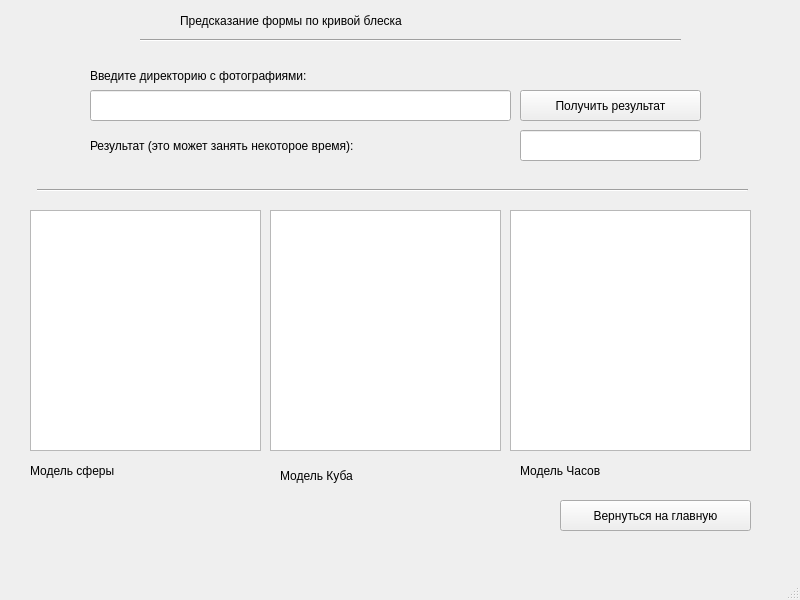
<?xml version="1.0" encoding="UTF-8"?>
<ui version="4.0">
 <class>MainWindow</class>
 <widget class="QMainWindow" name="MainWindow">
  <property name="geometry">
   <rect>
    <x>0</x>
    <y>0</y>
    <width>800</width>
    <height>600</height>
   </rect>
  </property>
  <property name="windowTitle">
   <string>MainWindow</string>
  </property>
  <widget class="QWidget" name="centralwidget">
   <widget class="QLabel" name="label">
    <property name="geometry">
     <rect>
      <x>90</x>
      <y>65</y>
      <width>451</width>
      <height>21</height>
     </rect>
    </property>
    <property name="styleSheet">
     <string notr="true">font: 10pt &quot;MS Shell Dlg 2&quot;;</string>
    </property>
    <property name="text">
     <string>Введите директорию с фотографиями:</string>
    </property>
   </widget>
   <widget class="QLabel" name="label_2">
    <property name="geometry">
     <rect>
      <x>180</x>
      <y>0</y>
      <width>481</width>
      <height>41</height>
     </rect>
    </property>
    <property name="styleSheet">
     <string notr="true">font: 14pt &quot;MS Shell Dlg 2&quot;;</string>
    </property>
    <property name="text">
     <string>Предсказание формы по кривой блеска</string>
    </property>
   </widget>
   <widget class="QLabel" name="label_3">
    <property name="geometry">
     <rect>
      <x>90</x>
      <y>130</y>
      <width>381</width>
      <height>31</height>
     </rect>
    </property>
    <property name="styleSheet">
     <string notr="true">font: 10pt &quot;MS Shell Dlg 2&quot;;</string>
    </property>
    <property name="text">
     <string>Результат (это может занять некоторое время):</string>
    </property>
   </widget>
   <widget class="Line" name="vv">
    <property name="geometry">
     <rect>
      <x>37</x>
      <y>180</y>
      <width>711</width>
      <height>20</height>
     </rect>
    </property>
    <property name="orientation">
     <enum>Qt::Horizontal</enum>
    </property>
   </widget>
   <widget class="Line" name="line_2">
    <property name="geometry">
     <rect>
      <x>140</x>
      <y>15</y>
      <width>541</width>
      <height>51</height>
     </rect>
    </property>
    <property name="orientation">
     <enum>Qt::Horizontal</enum>
    </property>
   </widget>
   <widget class="PlotWidget" name="circle">
    <property name="geometry">
     <rect>
      <x>30</x>
      <y>210</y>
      <width>231</width>
      <height>241</height>
     </rect>
    </property>
   </widget>
   <widget class="PlotWidget" name="cube">
    <property name="geometry">
     <rect>
      <x>270</x>
      <y>210</y>
      <width>231</width>
      <height>241</height>
     </rect>
    </property>
   </widget>
   <widget class="PlotWidget" name="clock">
    <property name="geometry">
     <rect>
      <x>510</x>
      <y>210</y>
      <width>241</width>
      <height>241</height>
     </rect>
    </property>
   </widget>
   <widget class="QLabel" name="label_4">
    <property name="geometry">
     <rect>
      <x>30</x>
      <y>455</y>
      <width>231</width>
      <height>31</height>
     </rect>
    </property>
    <property name="styleSheet">
     <string notr="true">font: 10pt &quot;MS Shell Dlg 2&quot;;</string>
    </property>
    <property name="text">
     <string>Модель сферы</string>
    </property>
   </widget>
   <widget class="QLabel" name="label_5">
    <property name="geometry">
     <rect>
      <x>280</x>
      <y>460</y>
      <width>221</width>
      <height>31</height>
     </rect>
    </property>
    <property name="styleSheet">
     <string notr="true">font: 10pt &quot;MS Shell Dlg 2&quot;;</string>
    </property>
    <property name="text">
     <string>Модель Куба</string>
    </property>
   </widget>
   <widget class="QLabel" name="label_6">
    <property name="geometry">
     <rect>
      <x>520</x>
      <y>450</y>
      <width>221</width>
      <height>41</height>
     </rect>
    </property>
    <property name="styleSheet">
     <string notr="true">font: 10pt &quot;MS Shell Dlg 2&quot;;</string>
    </property>
    <property name="text">
     <string>Модель Часов</string>
    </property>
   </widget>
   <widget class="QPushButton" name="get_result">
    <property name="geometry">
     <rect>
      <x>520</x>
      <y>90</y>
      <width>181</width>
      <height>31</height>
     </rect>
    </property>
    <property name="styleSheet">
     <string notr="true">font: 10pt &quot;MS Shell Dlg 2&quot;;</string>
    </property>
    <property name="text">
     <string>Получить результат</string>
    </property>
   </widget>
   <widget class="QLineEdit" name="directory">
    <property name="geometry">
     <rect>
      <x>90</x>
      <y>90</y>
      <width>421</width>
      <height>31</height>
     </rect>
    </property>
   </widget>
   <widget class="QLineEdit" name="result">
    <property name="geometry">
     <rect>
      <x>520</x>
      <y>130</y>
      <width>181</width>
      <height>31</height>
     </rect>
    </property>
   </widget>
   <widget class="QPushButton" name="back">
    <property name="geometry">
     <rect>
      <x>560</x>
      <y>500</y>
      <width>191</width>
      <height>31</height>
     </rect>
    </property>
    <property name="styleSheet">
     <string notr="true">font: 10pt &quot;MS Shell Dlg 2&quot;;</string>
    </property>
    <property name="text">
     <string>Вернуться на главную</string>
    </property>
   </widget>
   <widget class="QLabel" name="is_now">
    <property name="geometry">
     <rect>
      <x>30</x>
      <y>500</y>
      <width>521</width>
      <height>31</height>
     </rect>
    </property>
    <property name="text">
     <string/>
    </property>
   </widget>
  </widget>
  <widget class="QMenuBar" name="menubar">
   <property name="geometry">
    <rect>
     <x>0</x>
     <y>0</y>
     <width>800</width>
     <height>26</height>
    </rect>
   </property>
  </widget>
  <widget class="QStatusBar" name="statusbar"/>
 </widget>
 <customwidgets>
  <customwidget>
   <class>PlotWidget</class>
   <extends>QGraphicsView</extends>
   <header location="global">pyqtgraph</header>
  </customwidget>
 </customwidgets>
 <resources/>
 <connections/>
</ui>
